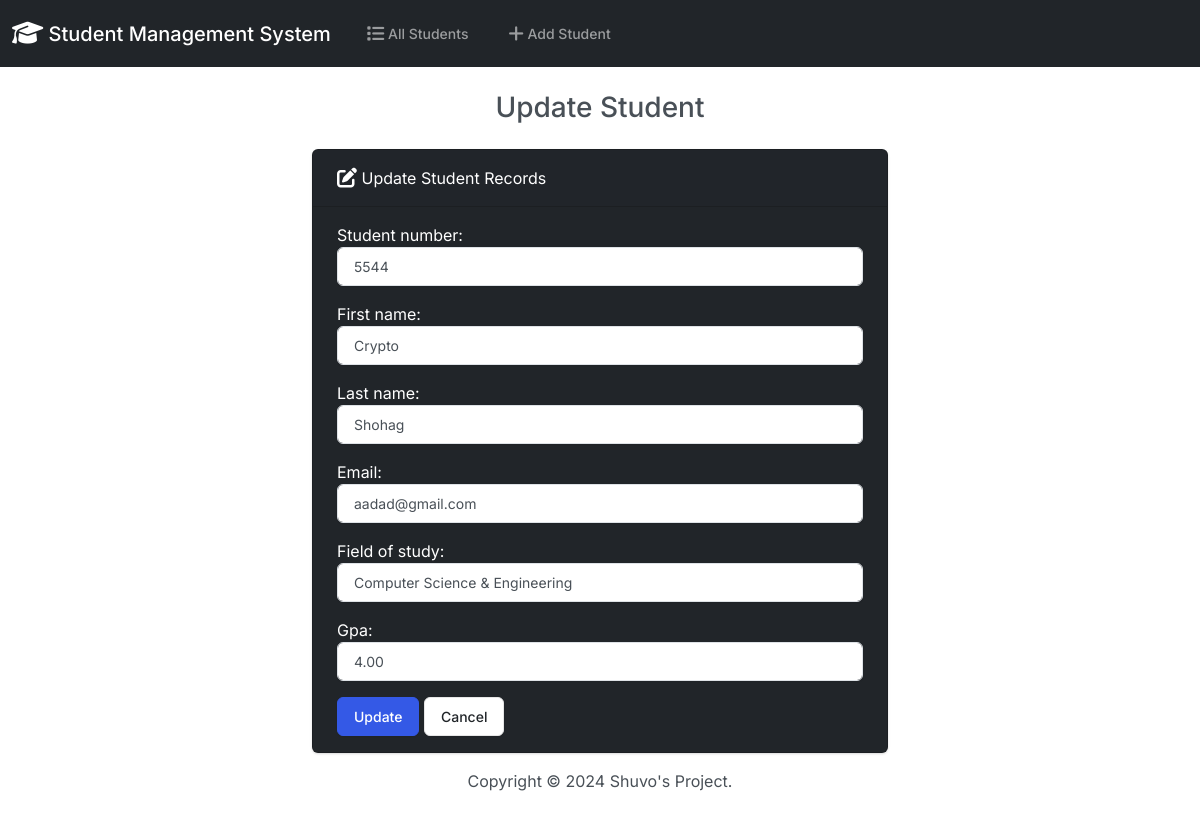
Page /edit/6/ on the committed database.
### students/models.py (models this page shows, shortened)
class Student(models.Model):
    student_number = models.CharField(max_length=10)
    first_name = models.CharField(max_length=50)
    last_name = models.CharField(max_length=50)
    email = models.EmailField()
    field_of_study = models.CharField(max_length=100)
    gpa = models.DecimalField(max_digits=4, decimal_places=2)

### students/views.py (the view)
# urls.py: path('edit/<int:id>/', views.edit, name='edit'),
def edit(request, id):
    student = Student.objects.get(pk=id)
    if request.method == 'POST':
        form = StudentForm(request.POST, instance=student)
        if form.is_valid():
            form.save()
            return render(request, 'students/edit.html', {
                'form': form,
                'success': True
            })
    else:
        form = StudentForm(instance=student)
    return render(request, 'students/edit.html', {
        'form': form
    })

### students/forms.py
class StudentForm(forms.ModelForm):
    class Meta:
        model = Student
        fields = [ 'student_number', 'first_name', 'last_name', 'email', 'field_of_study', 'gpa']
        lebels = {
            'student_number' : 'Student Number',
            'first_name' : 'First Name',
            'last_name' : 'Last Name',
            'email' : 'Email',
            'field_of_study' : 'Field of Study',
            'gpa' : 'GPA',
        }
        widgets = {
            'student_number' : forms.NumberInput(attrs={'class': 'form-control'}),
            'first_name': forms.TextInput(attrs={'class': 'form-control'}),
            'last_name': forms.TextInput(attrs={'class': 'form-control'}),
            'email': forms.EmailInput(attrs={'class': 'form-control'}),
            'field_of_study': forms.TextInput(attrs={'class': 'form-control'}),
            'gpa': forms.NumberInput(attrs={'class': 'form-control'}),
        }

### students/templates/students/edit.html (shortened to what this page needs)
{% extends "students/base.html" %}
{% block body %}
<h3 class="text-center m-4">Update Student</h3>
{% if success %}
<div class="alert alert-success" role="alert">
    The student updated successfully.
    <a href="{% url 'index' %}" class="alert-link">Go to Home Page.</a>
</div>
{% else %}
<div class="row justify-content-center">
    <div class="col-6">
        <div class="card text-white bg-dark mb-3">
            <div class="card-header">
                <i class="fa-solid fa-pen-to-square fa-lg"></i> Update Student Records
            </div>
            <div class="card-body">
                <form action="" method="POST">
                    {{ form.as_p }}
                    <button type="submit" class="btn btn-primary">Update</button>
                    <a href="{% url 'index' %}" class="btn btn-secondary">Cancel</a>
                </form>
            </div>
        </div>
    </div>
</div>
{% endif %}
{% endblock %}

### rows in the picture
Student: student_number "5544", first_name "Crypto", last_name "Shohag", email "aadad@gmail.com", field_of_study "Computer Science & Engineering", gpa "4.00"
